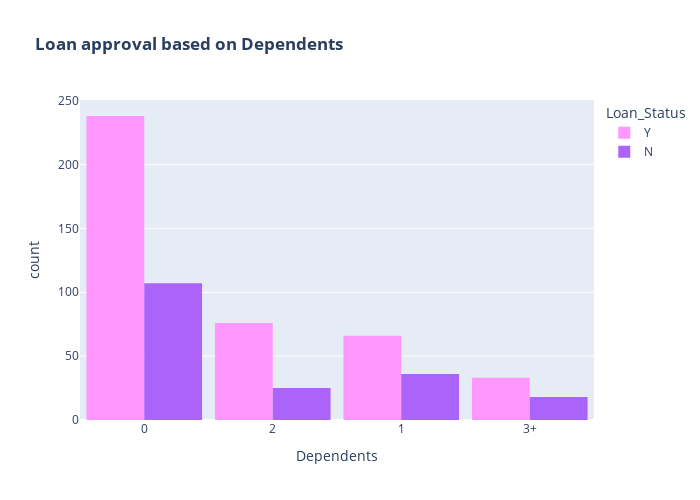

Notebook cell for this chart:
### Markdown cell above
### Ordinal

### Code cell
color_map = {"Y": "#FF97FF", "N": "#AB63FA"}
fig = px.histogram(train, x="Dependents", color="Loan_Status", barmode="group", title="<b>Loan approval based on Dependents</b>", color_discrete_map=color_map)
fig.update_layout(width=700, height=500, bargap=0.1)
fig.show()

### Figure 1 — Plotly figure (JSON) as saved in the notebook; plotly's stock layout.template omitted (floating-point values rounded to 4 significant figures; data arrays with more than 128 entries replaced by an {"elided": "..."} marker saying what was removed)
{"data": [{"alignmentgroup": "True", "bingroup": "x", "hovertemplate": "Loan_Status=Y<br>Dependents=%{x}<br>count=%{y}<extra></extra>", "legendgroup": "Y", "marker": {"color": "#FF97FF"}, "name": "Y", "offsetgroup": "Y", "orientation": "v", "showlegend": true, "type": "histogram", "x": {"elided": "422 str values"}, "xaxis": "x", "yaxis": "y"}, {"alignmentgroup": "True", "bingroup": "x", "hovertemplate": "Loan_Status=N<br>Dependents=%{x}<br>count=%{y}<extra></extra>", "legendgroup": "N", "marker": {"color": "#AB63FA"}, "name": "N", "offsetgroup": "N", "orientation": "v", "showlegend": true, "type": "histogram", "x": {"elided": "192 str values"}, "xaxis": "x", "yaxis": "y"}], "layout": {"bargap": 0.1, "barmode": "group", "height": 500, "legend": {"title": {"text": "Loan_Status"}, "tracegroupgap": 0}, "title": {"text": "<b>Loan approval based on Dependents</b>"}, "width": 700, "xaxis": {"anchor": "y", "domain": [0, 1], "title": {"text": "Dependents"}}, "yaxis": {"anchor": "x", "domain": [0, 1], "title": {"text": "count"}}}}
